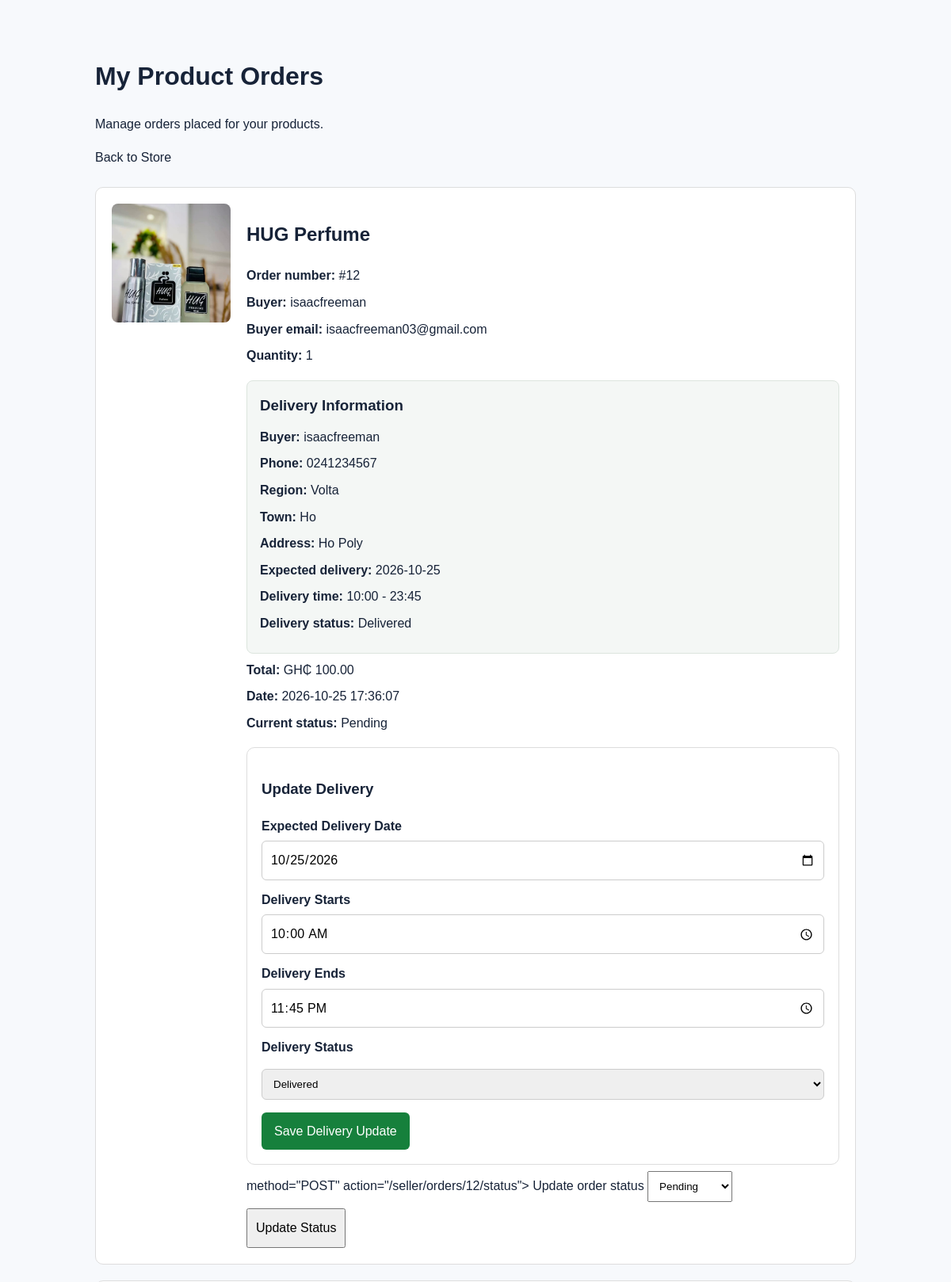
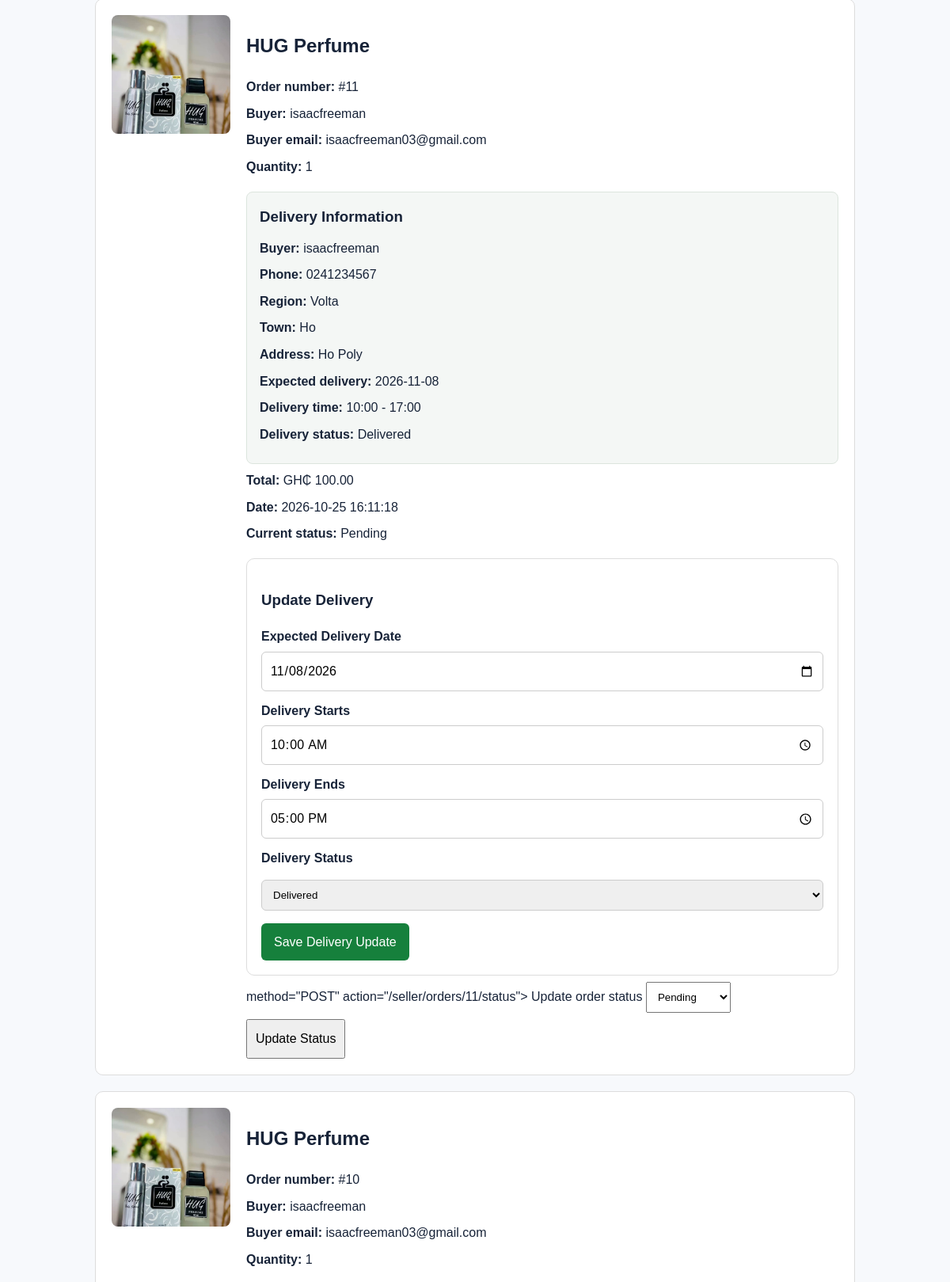
The page /seller/orders (signed in, upper part) on the database its author committed (2 pictures, top to bottom).
### tables this page shows
CREATE TABLE orders (
            id INTEGER PRIMARY KEY AUTOINCREMENT,
            buyer_id INTEGER NOT NULL,
            product_id INTEGER NOT NULL,
            quantity INTEGER NOT NULL DEFAULT 1
                CHECK(quantity > 0),
            total_price REAL NOT NULL
                CHECK(total_price >= 0),
            status TEXT NOT NULL DEFAULT 'Pending',
            created_at TIMESTAMP DEFAULT CURRENT_TIMESTAMP, payment_status TEXT NOT NULL DEFAULT 'Unpaid', delivery_region TEXT, delivery_town TEXT, delivery_address TEXT, delivery_phone TEXT, expected_delivery_date TEXT, delivery_start_time TEXT, delivery_end_time TEXT, delivery_status TEXT NOT NULL DEFAULT 'Pending', delivered_at TEXT,
            FOREIGN KEY (buyer_id) REFERENCES users(id),
            FOREIGN KEY (product_id) REFERENCES products(id)
        );

CREATE TABLE products (
            id INTEGER PRIMARY KEY AUTOINCREMENT,
            seller_id INTEGER NOT NULL,
            name TEXT NOT NULL,
            category TEXT NOT NULL,
            price REAL NOT NULL CHECK(price >= 0),
            quantity INTEGER NOT NULL DEFAULT 1 CHECK(quantity >= 0),
            image TEXT,
            description TEXT,
            created_at TIMESTAMP DEFAULT CURRENT_TIMESTAMP,
            FOREIGN KEY (seller_id) REFERENCES users(id)
        );

CREATE TABLE users (
            id INTEGER PRIMARY KEY AUTOINCREMENT,
            name TEXT NOT NULL,
            email TEXT NOT NULL UNIQUE,
            password_hash TEXT NOT NULL,
            role TEXT NOT NULL CHECK(role IN ('buyer', 'seller')),
            created_at TIMESTAMP DEFAULT CURRENT_TIMESTAMP
        , profile_image TEXT, shop_description TEXT);

### app.py (the view)
@app.route("/seller/orders")
def seller_orders():
    if "user_id" not in session:
        return redirect(url_for("login"))
    if session.get("user_role") != "seller":
        return redirect(url_for("home"))
    connection = get_db_connection()
    try:
        orders = connection.execute("""
            SELECT
                o.id AS order_id,
                o.quantity,
                o.total_price,
                o.status,
                o.payment_status,
                o.created_at,
                o.delivery_region,
                o.delivery_town,
                o.delivery_address,
                o.delivery_phone,
                o.expected_delivery_date,
                o.delivery_start_time,
                o.delivery_end_time,
                o.delivery_status,
                p.name AS product_name,
                p.image AS product_image,
                u.name AS buyer_name,
                u.email AS buyer_email
            FROM orders o
            JOIN products p ON p.id = o.product_id
            JOIN users u ON u.id = o.buyer_id
            WHERE p.seller_id = ?
            ORDER BY o.created_at DESC, o.id DESC
        """, (session["user_id"],)).fetchall()
    finally:
        connection.close()
    return render_template("seller_orders.html", orders=orders)

### app.py (called while the page is built)
def get_db_connection():
    connection = sqlite3.connect(DATABASE)
    connection.row_factory = sqlite3.Row
    return connection

### templates/seller_orders.html (shortened to what this page needs)
<!DOCTYPE html>
<html lang="en">
<head>
    <link rel="stylesheet"
          href="{{ url_for('static', filename='style.css') }}">
</head>
<body>
    <main class="seller-orders-container">
        <h1>My Product Orders</h1>
        <p>Manage orders placed for your products.</p>
        <a href="{{ url_for('home') }}">Back to Store</a>
        {% if orders %}
            <div class="seller-orders-list">
                {% for order in orders %}
                    <section class="seller-order-card">
                        {% if order['product_image'] %}
                            <img
                                src="{{ order['product_image'] }}"
                                alt="{{ order['product_name'] }}"
                                class="seller-order-image">
                        {% else %}
                            <div class="seller-order-no-image">
                                No image
                            </div>
                        {% endif %}
                        <div class="seller-order-details">
                            <h2>{{ order['product_name'] }}</h2>
                            <p>
                                <strong>Order number:</strong>
                                #{{ order['order_id'] }}
                            </p>
                            <p>
                                <strong>Buyer:</strong>
                                {{ order['buyer_name'] }}
                            </p>
                            <p>
                                <strong>Buyer email:</strong>
                                {{ order['buyer_email'] }}
                            </p>
                            <p>
                                <strong>Quantity:</strong>
                                {{ order['quantity'] }}
                            </p>
                            <div class="delivery-information">
    <h3>Delivery Information</h3>
    <p>
        <strong>Buyer:</strong>
        {{ order['buyer_name'] }}
    </p>
    <p>
        <strong>Phone:</strong>
        {{ order['delivery_phone'] or 'Not provided' }}
    </p>
    <p>
        <strong>Region:</strong>
        {{ order['delivery_region'] or 'Not provided' }}
    </p>
    <p>
        <strong>Town:</strong>
        {{ order['delivery_town'] or 'Not provided' }}
    </p>
    <p>
        <strong>Address:</strong>
        {{ order['delivery_address'] or 'Not provided' }}
    </p>
    <p>
        <strong>Expected delivery:</strong>
        {{ order['expected_delivery_date'] or 'Not scheduled' }}
    </p>
    <p>
        <strong>Delivery time:</strong>
        {% if order['delivery_start_time'] and order['delivery_end_time'] %}
            {{ order['delivery_start_time'] }} -
            {{ order['delivery_end_time'] }}
        {% else %}
            Not scheduled
        {% endif %}
    </p>
    <p>
        <strong>Delivery status:</strong>
        {{ order['delivery_status'] or 'Pending' }}
    </p>
</div>
                            <p>
                                <strong>Total:</strong>
                                GH₵ {{ "%.2f"|format(order['total_price']) }}
                            </p>
                            <p>
                                <strong>Date:</strong>
                                {{ order['created_at'] }}
                            </p>
                            <p>
                                <strong>Current status:</strong>
                                {{ order['status'] }}
                            </p>
                            <form
            <form
    method="POST"
    action="{{ url_for('update_delivery', order_id=order['order_id']) }}"
    class="delivery-update-form"
>
    <h3>Update Delivery</h3>
    <label for="delivery_date_{{ order['order_id'] }}">
        Expected Delivery Date
    </label>
    <input
        type="date"
        id="delivery_date_{{ order['order_id'] }}"
        name="expected_delivery_date"
        value="{{ order['expected_delivery_date'] or '' }}"
        min="{{ order['expected_delivery_date'] or '' }}"
    >
    <label for="start_time_{{ order['order_id'] }}">
        Delivery Starts
    </label>
    <input
        type="time"
        id="start_time_{{ order['order_id'] }}"
        name="delivery_start_time"
        value="{{ order['delivery_start_time'] or '' }}"
    >
    <label for="end_time_{{ order['order_id'] }}">
        Delivery Ends
    </label>
    <input
        type="time"
        id="end_time_{{ order['order_id'] }}"
        name="delivery_end_time"
        value="{{ order['delivery_end_time'] or '' }}"
    >
    <label for="delivery_status_{{ order['order_id'] }}">
        Delivery Status
    </label>
    <select
        id="delivery_status_{{ order['order_id'] }}"
        name="delivery_status"
        required
    >
        {% for status in [
            'Pending',
            'Scheduled',
            'Out for Delivery',
            'Delivered'
        ] %}
            <option
                value="{{ status }}"
                {% if order['delivery_status'] == status %}
                    selected
                {% endif %}
            >
                {{ status }}
            </option>
        {% endfor %}
    </select>
    <button type="submit">Save Delivery Update</button>
</form>
                                method="POST"
                                action="{{ url_for(
                                    'update_order_status',
                                    order_id=order['order_id']
                                ) }}">
                                <label for="status-{{ order['order_id'] }}">
                                    Update order status
                                </label>
                                <select
                                    id="status-{{ order['order_id'] }}"
                                    name="status"
                                    required>
                                    {% for status in [ 'Pending', 'Confirmed', 'Shipped', 'Completed',
                                        'Cancelled' ] %}
                                        <option
                                            value="{{ status }}"
                                            {% if order['status'] == status %}
                                                selected
                                            {% endif %}>
                                            {{ status }}
                                        </option>
                                    {% endfor %}
                                </select>
                                <button type="submit">
                                    Update Status
                                </button>
                        </div>
                    </section>
                {% endfor %}
            </div>
        {% else %}
            <p>You have no orders yet.</p>
        {% endif %}
    </main>
</body>
</html>

### static/style.css (style rules this page uses)
:root { --navy: #102846; --blue: #1769e0; --blue-light: #eaf2ff; --text: #172338; --muted: #69778a; --border: #e4eaf2; --background: #f7f9fc; --white: #ffffff; }
* { box-sizing: border-box; }
html { scroll-behavior: smooth; }
body { margin: 0; font-family: Arial, Helvetica, sans-serif; color: var(--text); background: var(--background); line-height: 1.6; }
a { color: inherit; text-decoration: none; }
button, input { font: inherit; }
button, a { -webkit-tap-highlight-color: transparent; }
.seller-orders-container { max-width: 1000px; margin: 30px auto; padding: 20px; }
.seller-orders-list { display: grid; gap: 20px; margin-top: 25px; }
.seller-order-card { display: flex; gap: 20px; padding: 20px; border: 1px solid #ddd; border-radius: 10px; background: white; }
.seller-order-image, .seller-order-no-image { width: 150px; height: 150px; flex-shrink: 0; object-fit: cover; border-radius: 8px; }
.seller-order-details { flex: 1; min-width: 0; }
.seller-order-details p { margin: 8px 0; overflow-wrap: anywhere; }
.seller-order-details select, .seller-order-details button { padding: 10px; margin: 8px 5px 0 0; }
.delivery-information { margin-top: 18px; padding: 16px; border-radius: 8px; background: #f4f7f5; border: 1px solid #dce5de; }
.delivery-information h3 { margin-top: 0; margin-bottom: 12px; }
.delivery-information p { margin: 8px 0; overflow-wrap: anywhere; }
.delivery-update-form { margin-top: 18px; padding: 18px; border: 1px solid #ddd; border-radius: 10px; background: #fff; }
.delivery-update-form label { display: block; margin: 12px 0 6px; font-weight: bold; }
.delivery-update-form input, .delivery-update-form select { width: 100%; box-sizing: border-box; padding: 10px; border: 1px solid #ccc; border-radius: 6px; }
.delivery-update-form button { margin-top: 16px; padding: 11px 16px; border: none; border-radius: 6px; background: #16803c; color: white; cursor: pointer; }

### rows shown on the page
orders: product_image (picture), product_name "HUG Perfume", order_id "12", buyer_name "isaacfreeman", buyer_email "isaacfreeman03@gmail.com", quantity "1", delivery_phone "0241234567", delivery_region "Volta", delivery_town "Ho", delivery_address "Ho Poly", expected_delivery_date "2026-10-25", delivery_start_time "10:00", delivery_end_time "23:45", delivery_status "Delivered", total_price "100.00", created_at "2026-10-25 17:36:07", status "Pending", expected_delivery_date "10/25/2026", id "/seller/orders/12/status"
orders: product_image (picture), product_name "HUG Perfume", order_id "11", buyer_name "isaacfreeman", buyer_email "isaacfreeman03@gmail.com", quantity "1", delivery_phone "0241234567", delivery_region "Volta", delivery_town "Ho", delivery_address "Ho Poly", expected_delivery_date "2026-11-08", delivery_start_time "10:00", delivery_end_time "17:00", delivery_status "Delivered", total_price "100.00", created_at "2026-10-25 16:11:18", status "Pending", expected_delivery_date "11/08/2026", id "/seller/orders/11/status"
orders: product_image (picture), product_name "HUG Perfume", order_id "10", buyer_name "isaacfreeman", buyer_email "isaacfreeman03@gmail.com", quantity "1"
